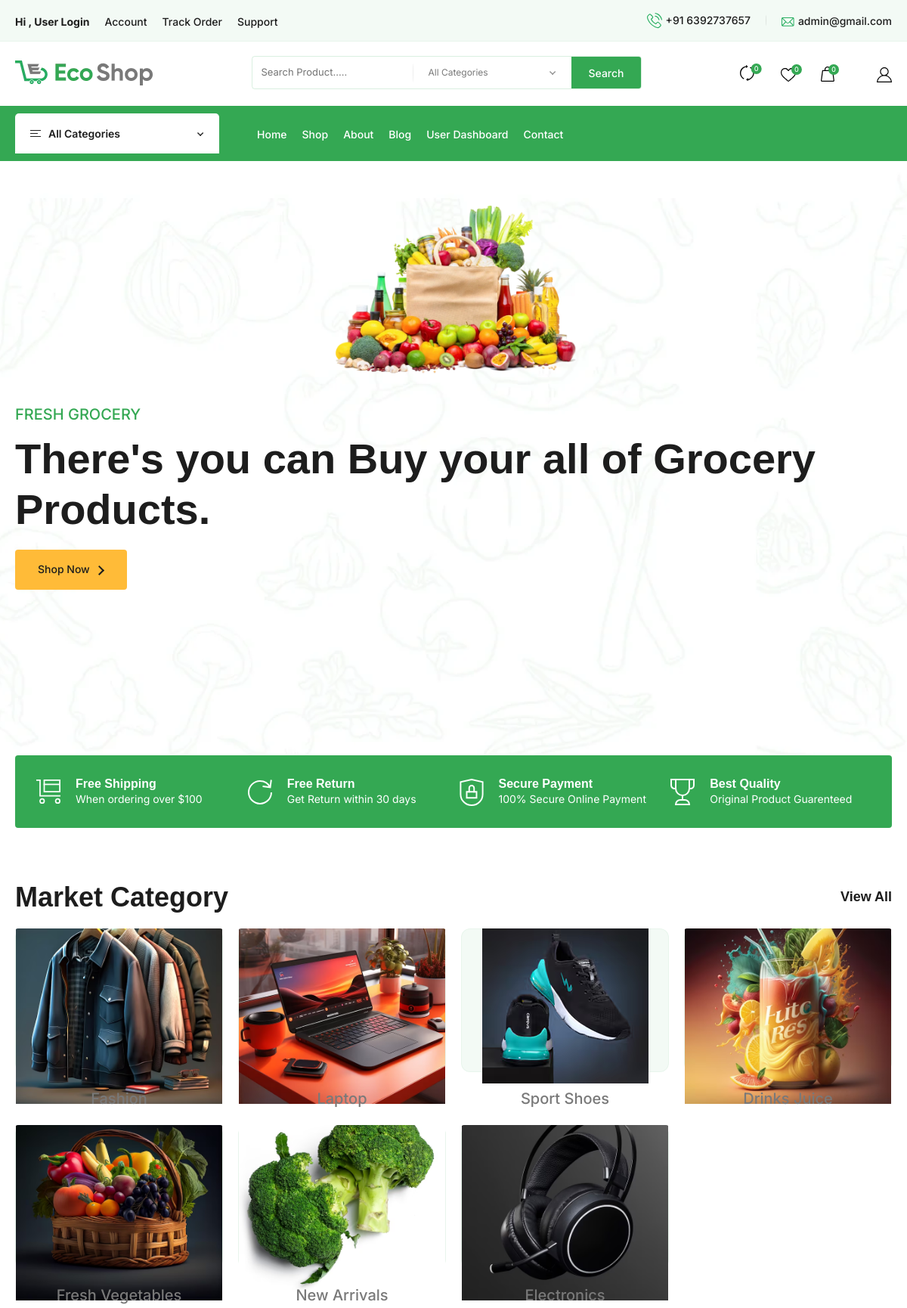
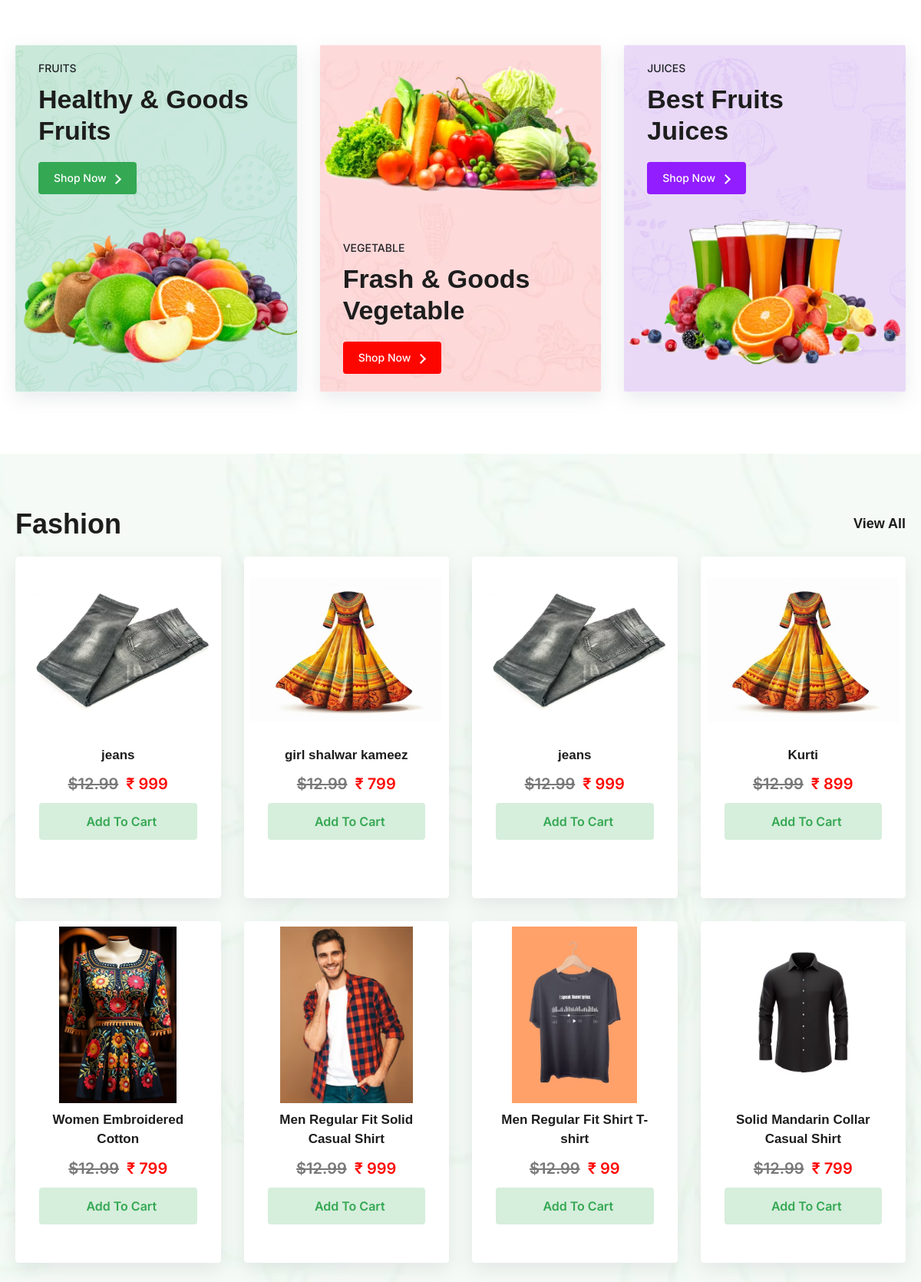
The page / (upper part) on the database its author committed (2 pictures, top to bottom).
### tables this page shows
CREATE TABLE `category` (
  `id` int(11) NOT NULL,
  `name` varchar(255) NOT NULL,
  `pic` varchar(255) NOT NULL,
  `status` int(11) NOT NULL DEFAULT 1
);

CREATE TABLE `product` (
  `id` int(11) NOT NULL,
  `productCode` varchar(255) NOT NULL,
  `productName` varchar(255) NOT NULL,
  `productTitle` varchar(255) NOT NULL,
  `productSlug` varchar(255) NOT NULL,
  `productPrice` int(11) NOT NULL,
  `productStock` int(11) NOT NULL,
  `category` varchar(255) NOT NULL,
  `subcategory` varchar(255) NOT NULL,
  `featuredPhoto` varchar(255) NOT NULL,
  `variationPhoto` varchar(255) NOT NULL,
  `description` text NOT NULL,
  `productStatus` int(11) NOT NULL DEFAULT 1
);

### index.php (the view, shortened to what the rows shown need)
<?php
 include("class.php");
include "header.php"; ?>
<section id="hero" class="hero">
    <div class="hero-section">
        <div class="container">
            <div class="swiper hero-swiper">
                <div class="swiper-wrapper hero-wrapper">
                    <div class="swiper-slide hero-slide">
                        <div class="hero-wrapper-slide wrapper-slide">
                            <div class="wrapper-info">
                                <h2 class="wrapper-details">There's you can Buy your all of Grocery Products.
                                </h2>
                            </div>
                        </div>
                    </div>
                </div>
            </div>
        </div>
    </div>
</section>
<section class="product-category product" id = "category">
    <div class="container">
        <div class="category-section">
            <?php
            $res = $db->viewCategory();
            if (mysqli_num_rows($res) > 0) {
                while ($row = mysqli_fetch_assoc($res)) {
            ?>
                    <div class="product-wrapper" data-aos="fade-right" data-aos-duration="100">
                        <div class="wrapper-img">
                            <a href="category.php?id=<?php echo $row['id']; ?>"><img src="admin/<?php echo $row['pic']; ?>" alt="img"></a>
                        </div>
                        <div class="wrapper-info">
                            <a href="category.php?id=<?php echo $row['id']; ?>" class="wrapper-details"><?php echo $row['name'] ?></a>
                        </div>
                    </div>
            <?php
                }
            }
            ?>
        </div>
        <div class="healthy-section">
            <div class="row gy-4 gx-5 gy-lg-0">
                <div class="col-lg-4 col-md-6">
                    <div class="product-wrapper wrapper-one" data-aos="fade-up">
                        <div class="wrapper-info">
                            <h2 class="wrapper-details">Healthy & Goods
                                <br> Fruits
                            </h2>
                        </div>
                    </div>
                </div>
                <div class="col-lg-4 col-md-6">
                    <div class="product-wrapper wrapper-two" data-aos="fade-up">
                        <div class="wrapper-info">
                            <h2 class="wrapper-details">
                                Frash & Goods
                                <br>Vegetable
                            </h2>
                        </div>
                    </div>
                </div>
            </div>
        </div>
    </div>
</section>
<section class="product fresh" >
    <div class="container">
        <div class="fresh-section">
            <div class="row g-5">
                <?php
                $rows = $db->ProductsDetailsByCategory('fashion');
                foreach($rows as $row){
                ?>
                        <div class="col-xl-3 col-lg-4 col-sm-6">
                            <div class="product-wrapper" data-aos="fade-up">
                                <div class="product-img">
                                <a href="product-info.php?id=<?php echo $row['id']; ?>"><img src="admin/<?php echo $row['featuredPhoto']; ?>" alt="product-img"  style="height: 230px !important; width : 250px !important;"></a>
                                </div>
                                <div class="product-info">
                                    <div class="product-description">
                                        <a href="product-info.php?id=<?php echo $row['id']; ?>" class="product-details" style="font-size: 17px !important;"><?php echo $row['productName'] ?>
                                        </a>
                                        <div class="price">
                                            <span class="price-cut">$12.99</span>
                                            <span class="new-price">₹ <?php echo $row['productPrice']; ?></span>
                                        </div>
                                    </div>
                                    <div class="product-cart-btn">
                                    <form method="post" action="function.php">
                                      <button type="submit" name="btnaddcart" class="product-btn">
                                            <span class="btn-text">Add To Cart</span>
                                        </button>
                                    </form>
                                    </div>
                                </div>
                            </div>
                        </div>
                <?php
                    }
                ?>
            </div>
        </div>
    </div>
</section>
<?php include "footer.php"; ?>

### header.php (shortened to what the rows shown need)
<!doctype html>
<html lang="en">
<head>
    <link rel="stylesheet" href="css/swiper10-bundle.min.css">
    <link rel="stylesheet" href="css/bootstrap-5.3.2.min.css">
    <link rel="stylesheet" href="css/nouislider.min.css">
    <link rel="stylesheet" href="css/aos-3.0.0.css">
    <link rel="stylesheet" href="css/style.css">
    <link rel="stylesheet" href="https://cdnjs.cloudflare.com/ajax/libs/font-awesome/6.5.1/css/all.min.css" />
</head>
<body>
    <header id="header" class="header">
        <div class="header-top-section">
            <div class="container">
                <div class="header-top">
                    <div class="header-contact d-none d-lg-block">
                        <div class="header-top-contact">
                            <a href="#" class="top-contact phone">
                                <span>
                                </span>
                                <?php $res = $db ->viewAdminDetails();
                                $row = mysqli_fetch_assoc($res);
                                 ?>
                                <span class="contact-text">+91 <?php echo $row['contact']; ?></span>
                            </a>
                            <a href="#" class="top-contact email">
                                <span>
                                </span>
                                <span class="contact-text"> <?php echo $row['email']; ?></span>
                            </a>
                        </div>
                    </div>
                </div>
            </div>
        </div>
        <div class="header-center-section d-none d-lg-flex">
            <div class="container">
                <div class="header-center">
                    <div class="logo">
                        <a href="index.php">
                            <img src="admin/<?php echo $row['logo']; ?>" alt="logo">
                        </a>
                    </div>
                </div>
            </div>
        </div>
    </header>

### rows shown on the page
category: pic (picture), name "Fashion"
category: pic (picture), name "Laptop"
category: pic (picture), name "Sport Shoes"
category: pic (picture), name "Drinks Juice"
category: pic (picture), name "Fresh Vegetables"
category: pic (picture), name "New Arrivals"
category: pic (picture), name "Electronics"
product: featuredPhoto (picture), productName "jeans", productPrice "999"
product: featuredPhoto (picture), productName "girl shalwar kameez", productPrice "799"
product: featuredPhoto (picture), productName "jeans", productPrice "999"
product: featuredPhoto (picture), productName "Kurti", productPrice "899"
product: featuredPhoto (picture), productName "Women Embroidered Cotton", productPrice "799"
product: featuredPhoto (picture), productName "Men Regular Fit Solid Casual Shirt", productPrice "999"
product: featuredPhoto (picture), productName "Men Regular Fit Shirt T-shirt", productPrice "99"
product: featuredPhoto (picture), productName "Solid Mandarin Collar Casual Shirt", productPrice "799"

### other values the page prints
$row['contact'] "6392737657"
$row['email'] "admin@gmail.com"
